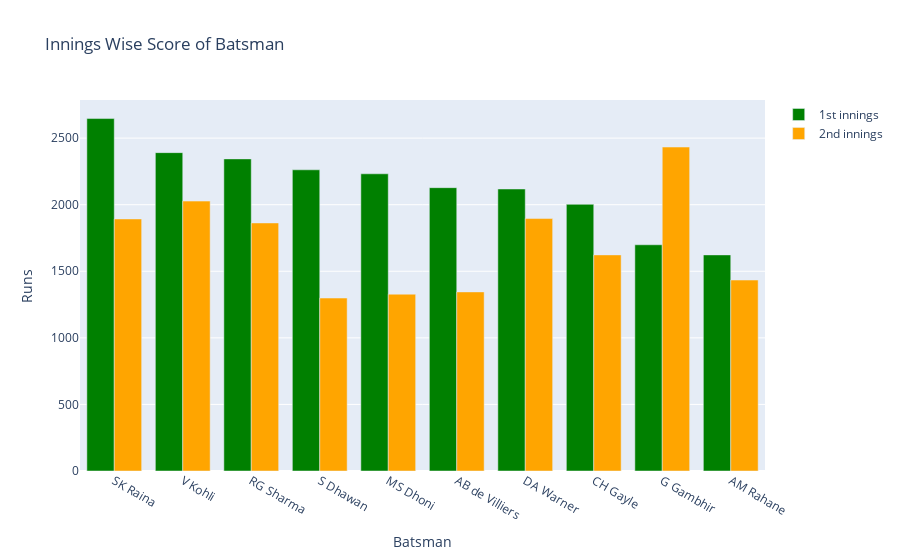

Notebook code for this chart:
### Markdown cell above
**Nested bar chart (default without barmode parameter)**

### Code cell
# Nested bar chart (default without barmode parameter)
layout = go.Layout(title='Innings Wise Score of Batsman',
                   xaxis={'title':'Batsman'},
                   yaxis={'title':'Runs'})
fig = go.Figure(data=data, layout=layout)
fig.show()

### Figure 1 — Plotly figure (JSON) as saved in the notebook; plotly's stock layout.template omitted (floating-point values rounded to 4 significant figures)
{"data": [{"marker": {"color": "green"}, "name": "1st innings", "type": "bar", "x": ["SK Raina", "V Kohli", "RG Sharma", "S Dhawan", "MS Dhoni", "AB de Villiers", "DA Warner", "CH Gayle", "G Gambhir", "AM Rahane"], "y": [2647, 2391, 2344, 2262, 2232, 2128, 2118, 2003, 1699, 1623]}, {"marker": {"color": "orange"}, "name": "2nd innings", "type": "bar", "x": ["SK Raina", "V Kohli", "RG Sharma", "S Dhawan", "MS Dhoni", "AB de Villiers", "DA Warner", "CH Gayle", "G Gambhir", "AM Rahane"], "y": [1893, 2027, 1863, 1299, 1328, 1345, 1896, 1623, 2433, 1434]}], "layout": {"autosize": true, "title": {"text": "Innings Wise Score of Batsman"}, "xaxis": {"autorange": true, "range": [-0.5, 9.5], "title": {"text": "Batsman"}, "type": "category"}, "yaxis": {"autorange": true, "range": [0, 2786.0], "title": {"text": "Runs"}, "type": "linear"}}}
